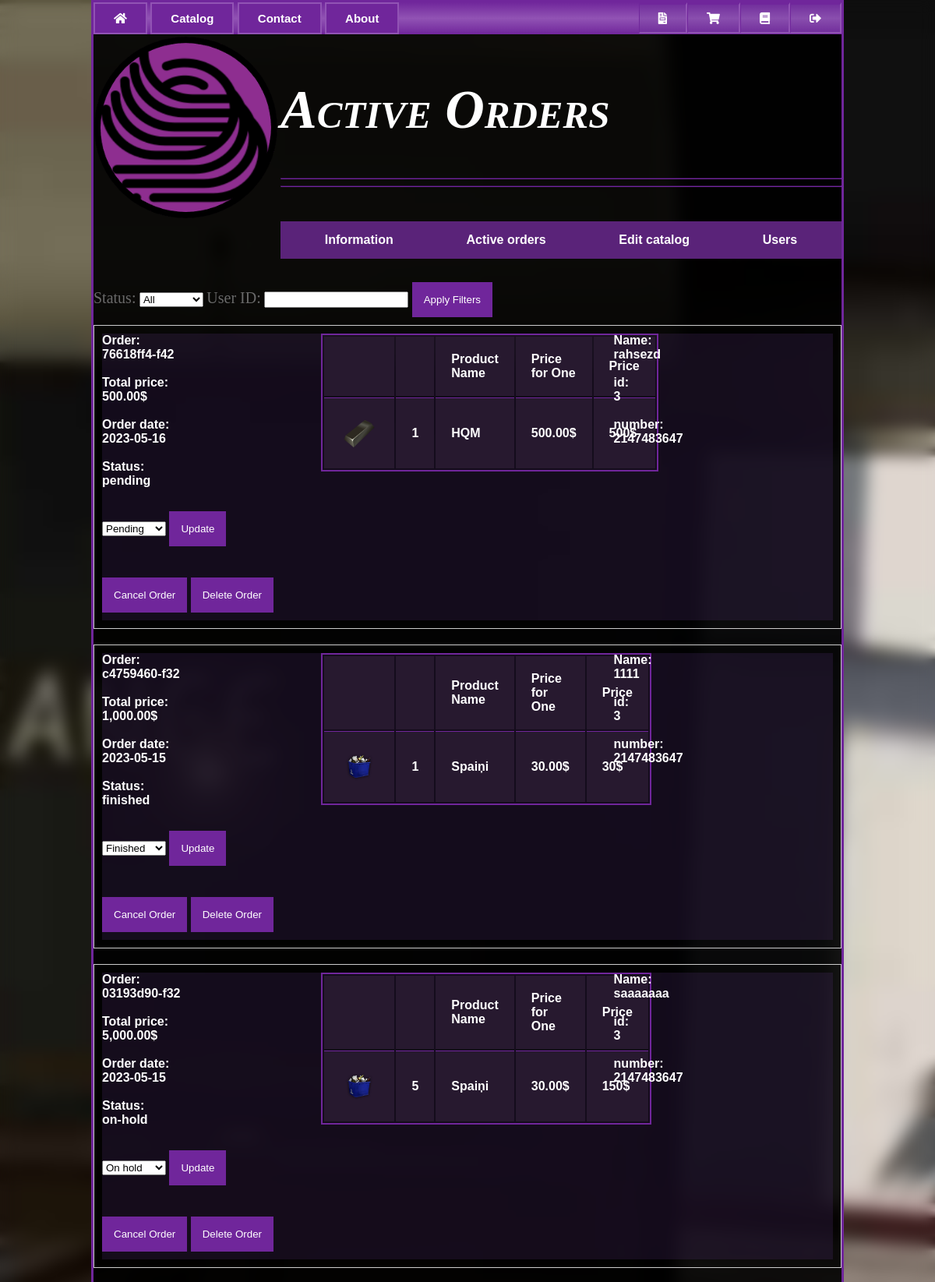
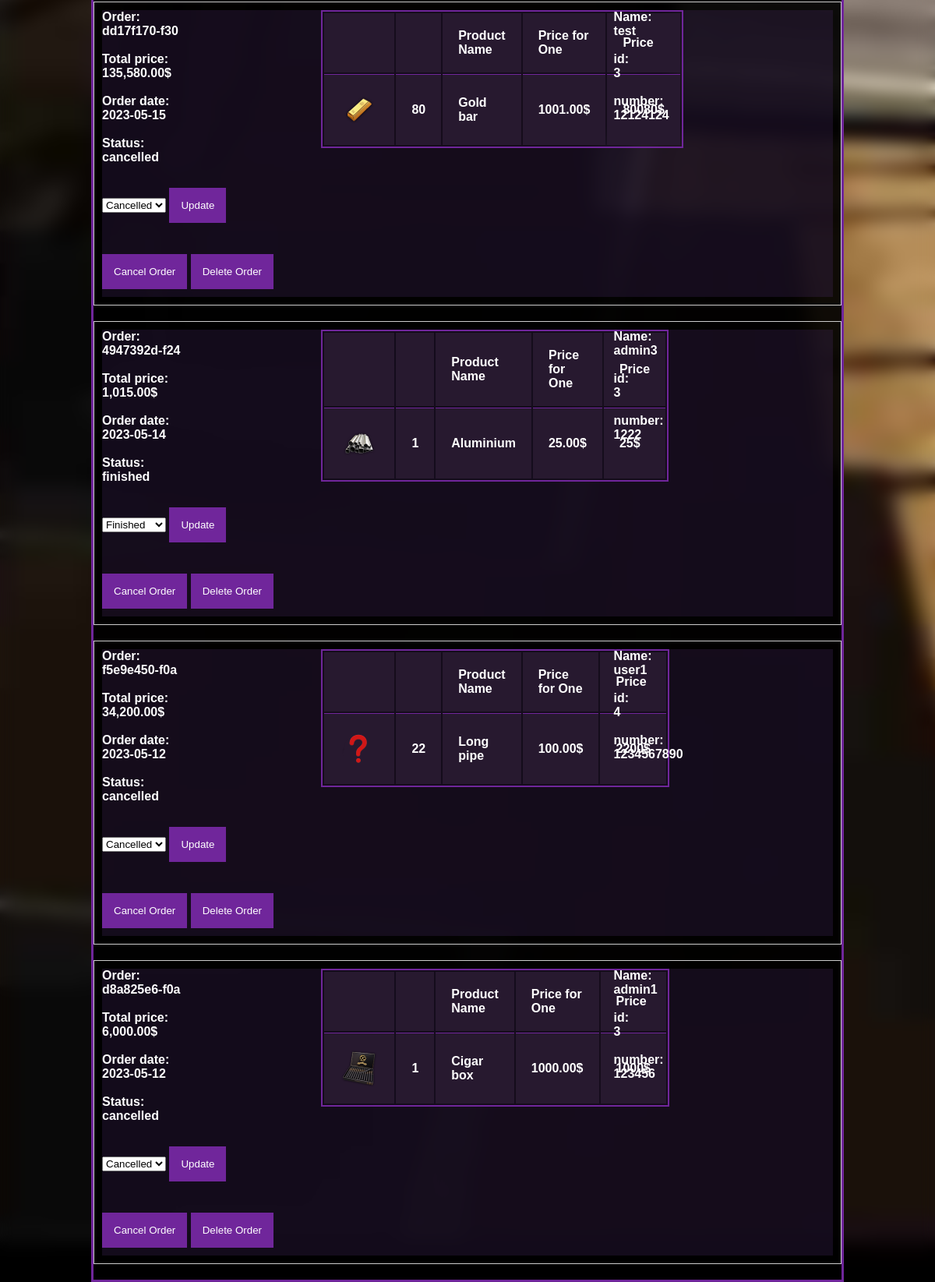
Screenshot of /admin/active_orders (signed in) with the database file from the repository (2 pictures, top to bottom).
### tables this page shows
CREATE TABLE `orders` (
  `id` int(11) NOT NULL,
  `total_sum` int(11) NOT NULL,
  `order_number` varchar(12) NOT NULL,
  `date` date NOT NULL,
  `user_id` int(11) NOT NULL,
  `name` varchar(45) NOT NULL,
  `phone_number` int(10) NOT NULL,
  `status` varchar(11) NOT NULL DEFAULT '0'
);

CREATE TABLE `images` (
  `id` int(11) NOT NULL,
  `product_id` int(11) NOT NULL,
  `image` varchar(128) NOT NULL DEFAULT 'missing.png',
  `main` int(1) NOT NULL DEFAULT 0
);

CREATE TABLE `cart` (
  `id` int(11) NOT NULL,
  `user_id` int(11) NOT NULL,
  `product_id` int(11) NOT NULL,
  `product_amount` int(11) NOT NULL,
  `order_id` int(11) DEFAULT NULL
);

CREATE TABLE `products` (
  `id` int(10) NOT NULL,
  `name` char(50) NOT NULL COMMENT 'Preces nosaukums',
  `price` decimal(10,2) DEFAULT 0.00 COMMENT 'Cena',
  `count` int(11) NOT NULL COMMENT 'Gab',
  `access` int(11) NOT NULL DEFAULT 1
);

### include/system.php (called while the page is built, shortened)
<?php
include_once "database.php";
$db         = new db();

### include/database.php (called while the page is built, shortened)
<?php
Class db{
	public $debug = false;
    private function dbConect(){
		$this->conn = mysqli_connect(DB_HOST, DB_USER, DB_PASSWORD ,DB_NAME) or die ('Neizdevas savienoties ar datubazi!!');
		mysqli_set_charset($this->conn,'utf8');
		return $this->conn;
    }
	function getArray($query,$error=false){
		$data = array();
		$result=$this->result($query,$error);
		if ($result){
			while($row = mysqli_fetch_array($result,MYSQLI_ASSOC)){
				$data[] = $row;
			}
		}
		return $data;
	}
	function result($query,$error = false){
		if ($query){
			$conect = $this->dbConect();
			mysqli_query($conect,'SET SESSION sql_mode = ""');
			if ($error || $this->debug){
					$result=mysqli_query($conect,$query) or die("<b>" . $query . "</b><br>" . mysqli_error($conect));
			}else{
				$result=mysqli_query($conect,$query);
			}
			return $result;
		}
		return false;
	}
}

### admincontent/active_orders.php (the view, shortened to what this page needs)
<h1>Active Orders</h1>
<hr>
<hr>
<?php
include_once "admin_nav.php";
global $db, $auth;
?>
<?php
$userIDFilter = isset($_GET['user_id']) ? $_GET['user_id'] : '';
$query = 'SELECT p.name as itemname, p.price, o.*, i.image, c.product_id, c.product_amount
            FROM orders o
            LEFT JOIN cart AS c ON c.order_id = o.id
            LEFT JOIN products AS p ON c.product_id = p.id
            LEFT JOIN images AS i ON c.product_id = i.product_id';
$query .= ' ORDER BY o.id DESC';
$products = $db->getArray($query, true);
$order_ids = array_unique(array_column($products, 'id'));
    ?>
    <form method="GET" style="margin-top: 20px;">
    <label for="status">Status:</label>
    <select name="status" id="status">
        <option value="">All</option>
    </select>
    <label for="user_id">User ID:</label>
    <input type="number" name="user_id" id="user_id" value="<?php echo $userIDFilter; ?>">
    <button type="submit">Apply Filters</button>
</form>
<?php
    foreach ($order_ids as $order_id):
        $order_product = current(array_filter($products, function($product) use ($order_id) {
            return $product['id'] == $order_id;
        }));
?>
<div class="myorders">
    <div class="myorder">
        <div class="lefta">
            <div class="label">Order: <br> <?php echo $order_product['order_number']; ?></div>
            <br>
            <div class="label">
                Total price: <br>
                <?php echo number_format($order_product['total_sum'], 2); ?>$
            </div>
            <br>
            <div class="label">
                Order date: <br>
                <?php echo $order_product['date']; ?>
            </div>
            <br>
             <div class="label">
                Status: <br>
                <?php echo $order_product['status']; ?>
                <form method="POST" style="margin-top: 20px;">
                    <select name="status" id="status">
                        <option value="pending" <?php if ($order_product['status'] == 'pending') echo 'selected'; ?>>Pending</option>
                        <option value="on-hold" <?php if ($order_product['status'] == 'on-hold') echo 'selected'; ?>>On hold</option>
                        <option value="finished" <?php if ($order_product['status'] == 'finished') echo 'selected'; ?>>Finished</option>
                        <option value="cancelled" <?php if ($order_product['status'] == 'cancelled') echo 'selected'; ?>>Cancelled</option>
                    </select>
                    <button type="submit" name="update_order">Update</button>
                </form>
            </div>
            <form method="POST" style="margin-top: 20px;">
                <button type="submit" name="cancel_order" onclick="return confirm('Are you sure you want to cancel this order?')">Cancel Order</button>
                <button type="submit" name="delete_order" onclick="return confirm('Are you sure you want to delete this order?')">Delete Order</button>
            </form>
        </div>
        <div class="righta">
            <table style="display:inline-block;">
                <thead>
                    <tr>
                        <th></th>
                        <th></th>
                        <th>Product Name</th>
                        <th>Price for One</th>
                        <th>Price</th>
                    </tr>
                </thead>
                <tbody>
                    <?php foreach ($products as $product): ?>
                        <?php
                            $item_total = $product['price'] * $product['product_amount'];
                            if ($product['id'] == $order_id): ?>
                            <tr>
                                <td><img src="/images/<?php echo $product['image']; ?>" width="50" height="50"></td>
                                <td><?php echo $product['product_amount']; ?></td>
                                <td><?php echo $product['itemname']; ?></td>
                                <td><?php echo $product['price']; ?>$</td>
                                <td><?php echo $item_total ?>$</td>
                            </tr>
                        <?php endif; ?>
                      <?php endforeach;?>
                </tbody>
                </table>
            </div>
            <div style>
            <div class="label">
                Name: <br>
                <?php echo $order_product['name']; ?>
            </div>
            <br>
            <div class="label">
                id: <br>
                <?php echo $order_product['user_id']; ?>
            </div>
            <br>
             <div class="label">
                number: <br>
                <?php echo $order_product['phone_number']; ?>
            </div>
            </div>
        </div>
    </div>
    <?php endforeach;
 ?>

### css/style.css (style rules this page uses)
body, html { margin: 0px; padding: 0px; background-color: black; font-family: Verdana, sans-serif; background-image: url("../images/bg.jpg"); background-repeat: no-repeat; background-attachment: fixed; background-size: cover; background-position: center; }
table { text-align: center; display: inline-table; border: 2px solid rgb(112, 38, 155); }
td { border-top: 1px solid rgb(112, 38, 155); }
h1 { animation: fadeInAnimation ease 2s; animation-iteration-count: 1; animation-fill-mode: forwards; font: italic small-caps bold 70px Georgia, serif; padding-top: 10px; position: inherit; }
hr { animation: fadeInAnimation ease 3s; animation-iteration-count: 1; animation-fill-mode: forwards; background-color: rgb(112, 38, 155); border-color: rgb(112, 38, 155); padding-right: 20px; }
button { background-color: rgb(112, 38, 155); color: #ffffff; padding: 15px; margin: 10px 0px; border: none; cursor: pointer; }
label { font: 20px Georgia, serif; color: dimgrey; text-align: left; }
.myorders { border: 1px solid #ccc; padding: 10px; margin-bottom: 20px; }
.myorder { display: flex; align-items: flex-start; background-color: #683e942f; }
.lefta { width: 30%; }
.righta { width: 40%; }
.myorders th, td { padding: 20px; text-align: left; background-color: #27192f; }
.myorders th { background-color: #27192f; }
.myorders img { vertical-align: middle; }

### rows the page displays
orders: order_number "76618ff4-f42", total_sum "500.00", date "2023-05-16", status "pending", status "Pending", images.image (picture), cart.product_amount "1", products.name "HQM", products.price "500.00", products.price "500", name "rahsezd", user "3", phone_number "2147483647"
orders: order_number "c4759460-f32", total_sum "1,000.00", date "2023-05-15", status "finished", status "Finished", images.image (picture), cart.product_amount "1", products.name "Spaiņi", products.price "30.00", products.price "30", name "1111", user "3", phone_number "2147483647"
orders: order_number "03193d90-f32", total_sum "5,000.00", date "2023-05-15", status "on-hold", status "On hold", images.image (picture), cart.product_amount "5", products.name "Spaiņi", products.price "30.00", products.price "150", name "saaaaaaa", user "3", phone_number "2147483647"
orders: order_number "dd17f170-f30", total_sum "135,580.00", date "2023-05-15", status "cancelled", status "Cancelled", images.image (picture), cart.product_amount "80", products.name "Gold bar", products.price "1001.00", products.price "80080", name "test", user "3", phone_number "12124124"
orders: order_number "4947392d-f24", total_sum "1,015.00", date "2023-05-14", status "finished", status "Finished", images.image (picture), cart.product_amount "1", products.name "Aluminium", products.price "25.00", products.price "25", name "admin3", user "3", phone_number "1222"
orders: order_number "f5e9e450-f0a", total_sum "34,200.00", date "2023-05-12", status "cancelled", status "Cancelled", images.image (picture), cart.product_amount "22", products.name "Long pipe", products.price "100.00", products.price "2200", name "user1", user "4", phone_number "1234567890"
orders: order_number "d8a825e6-f0a", total_sum "6,000.00", date "2023-05-12", status "cancelled", status "Cancelled", images.image (picture), cart.product_amount "1", products.name "Cigar box", products.price "1000.00", products.price "1000", name "admin1", user "3", phone_number "123456"
